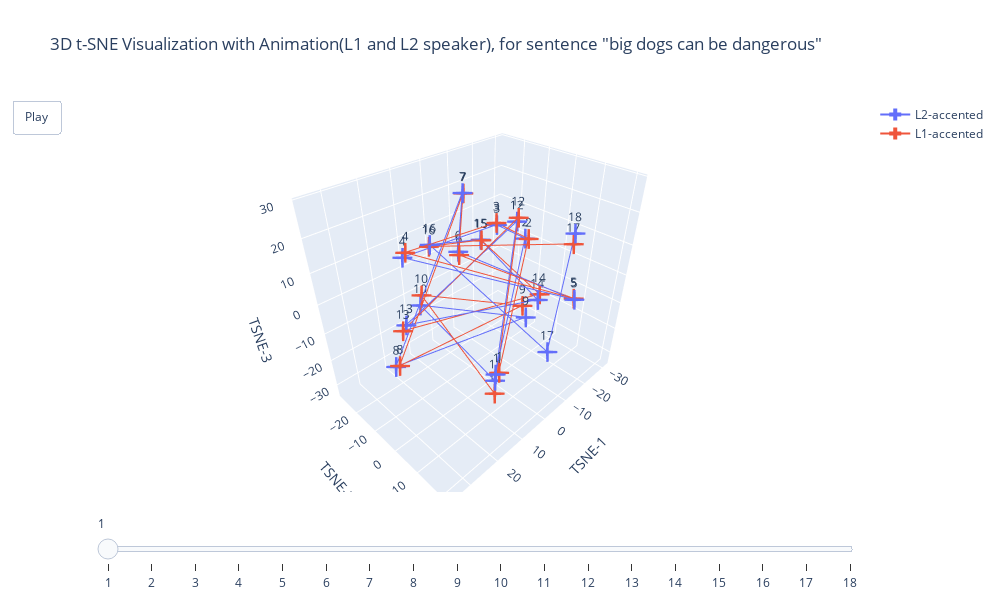

The code cell stored with this chart in its notebook:
### Code cell
import plotly.graph_objects as go


filtered_df = df[(df['ID'].isin(['ALL_005_M_CMN_ENG_HT1', 'ALL_133_M_ENG_ENG_HT1'])) & 
                 (df['Sentence'] == 'big dogs can be dangerous')]


talker_ids = filtered_df['ID'].unique()
talker_data_dict = {talker_id: filtered_df[filtered_df['ID'] == talker_id] for talker_id in talker_ids}


all_x = filtered_df['TSNE-1']
all_y = filtered_df['TSNE-2']
all_z = filtered_df['TSNE-3']

x_range = [all_x.min() - 5, all_x.max() + 5]
y_range = [all_y.min() - 5, all_y.max() + 5]
z_range = [all_z.min() - 5, all_z.max() + 5]


fig = go.Figure()
for talker_id in talker_ids:
    talker_data = talker_data_dict[talker_id]
    point_numbers = [str(i + 1) for i in range(len(talker_data))]
    fig.add_trace(go.Scatter3d(
        x=talker_data['TSNE-1'],
        y=talker_data['TSNE-2'],
        z=talker_data['TSNE-3'],
        mode='lines+markers+text',
        marker=dict(size=10 ,symbol="cross"),
        line=dict(width=2),
        name=list(talker_data['Category'])[0]+'-accented',
        text=[f"{idx+1}" for idx in range(len(talker_data))],
        textposition='top center',
        hoverinfo='text'
    ))


max_time_steps = max(len(talker_data_dict[talker_id]) for talker_id in talker_ids)
frames = []
for i in range(max_time_steps):
    frame_data = []
    for talker_id in talker_ids:
        talker_data = talker_data_dict[talker_id]
        if i < len(talker_data):  
            frame_data.append(go.Scatter3d(
                x=talker_data['TSNE-1'][:i],
                y=talker_data['TSNE-2'][:i],
                z=talker_data['TSNE-3'][:i],
                mode='lines+markers+text',
                marker=dict(size=10 ,symbol="cross"),
                line=dict(width=2),
                name=list(talker_data['Category'])[0]+'-accented',
                text=[f"{idx+1}" for idx in range(len(talker_data))],
                textposition='top center',
                hoverinfo='text'
            ))
    frames.append(go.Frame(data=frame_data, name=str(i+1)))
camera = dict(
    up=dict(x=0, y=0, z=1),
    center=dict(x=0, y=0, z=0),
    eye=dict(x=1.25, y=1.25, z=1.25)
)

fig.update(frames=frames)
fig.update_layout(
    updatemenus=[dict(type='buttons', showactive=False,
                      buttons=[dict(label='Play',
                                    method='animate',
                                    args=[None, dict(frame=dict(duration=500, redraw=True),
                                                     fromcurrent=True, mode='immediate')])])],
    sliders=[dict(steps=[dict(label=str(i+1),
                              method='animate',
                              args=[[str(i+1)], dict(frame=dict(duration=500, redraw=True),
                                                     mode='immediate')]) for i in range(max_time_steps)],
                  active=0)],
    scene_camera=camera,
    scene=dict(
        xaxis=dict(title='TSNE-1', range=x_range),  
        yaxis=dict(title='TSNE-2', range=y_range),  
        zaxis=dict(title='TSNE-3', range=z_range)   
    )
)



fig.update_layout(
    scene_camera=camera,
    scene=dict(
        xaxis=dict(title='TSNE-1', range=x_range),  
        yaxis=dict(title='TSNE-2', range=y_range),  
        zaxis=dict(title='TSNE-3', range=z_range)   
    ),
    title='3D t-SNE Visualization with Animation(L1 and L2 speaker), for sentence "big dogs can be dangerous"',
    width=1000,
    height=600,
)
fig.show()

### Figure 1 — Plotly figure (JSON) as saved in the notebook; plotly's stock layout.template omitted (floating-point values rounded to 4 significant figures)
{"data": [{"hoverinfo": "text", "line": {"width": 2}, "marker": {"size": 10, "symbol": "cross"}, "mode": "lines+markers+text", "name": "L2-accented", "text": ["1", "2", "3", "4", "5", "6", "7", "8", "9", "10", "11", "12", "13", "14", "15", "16", "17", "18"], "textposition": "top center", "type": "scatter3d", "x": [5.076, -27.69, -10.99, 25.76, -14.64, -2.578, -0.2377, 32.19, -15.8, 8.152, 5.038, -22.59, 25.96, -23.85, -18.71, 16.79, -5.981, -13.73], "y": [6.908, -12.7, -9.693, -3.948, 17.94, -17.44, -12.26, -2.237, -0.279, -23.94, 6.733, -12.16, -5.182, -2.247, -24.69, -5.332, 16.88, 16.01], "z": [-23.83, 1.258, 13.18, 20.17, -1.653, 4.807, 25.44, -8.121, -18.09, -12.48, -26.52, 9.321, 0.03371, -16.29, -0.1054, 19.39, -16.09, 18.53]}, {"hoverinfo": "text", "line": {"width": 2}, "marker": {"size": 10, "symbol": "cross"}, "mode": "lines+markers+text", "name": "L1-accented", "text": ["1", "2", "3", "4", "5", "6", "7", "8", "9", "10", "11", "12", "13", "14", "15", "16", "17"], "textposition": "top center", "type": "scatter3d", "x": [3.863, -28.17, -10.85, 25.14, -15.1, -1.435, -1.279, 31.59, -17.33, 7.478, 6.467, -23.28, 27.28, -27.12, -18.57, 16.95, -12.49], "y": [7.195, -11.66, -9.74, -3.528, 17.36, -15.76, -13.12, -1.335, -3.29, -23.86, 8.085, -12.21, -4.913, -4.19, -24.13, -5.469, 16.74], "z": [-23.8, 1.313, 13.86, 21.37, -1.8, 4.83, 24.75, -7.631, -15.77, -8.936, -29.95, 10.37, -0.9266, -16.58, -0.02651, 18.89, 16.23]}], "layout": {"height": 600, "scene": {"camera": {"center": {"x": 0, "y": 0, "z": 0}, "eye": {"x": 1.25, "y": 1.25, "z": 1.25}, "up": {"x": 0, "y": 0, "z": 1}}, "xaxis": {"range": [-33.17, 37.19], "title": {"text": "TSNE-1"}}, "yaxis": {"range": [-29.69, 22.94], "title": {"text": "TSNE-2"}}, "zaxis": {"range": [-34.95, 30.44], "title": {"text": "TSNE-3"}}}, "sliders": [{"active": 0, "steps": [{"args": [["1"], {"frame": {"duration": 500, "redraw": true}, "mode": "immediate"}], "label": "1", "method": "animate"}, {"args": [["2"], {"frame": {"duration": 500, "redraw": true}, "mode": "immediate"}], "label": "2", "method": "animate"}, {"args": [["3"], {"frame": {"duration": 500, "redraw": true}, "mode": "immediate"}], "label": "3", "method": "animate"}, {"args": [["4"], {"frame": {"duration": 500, "redraw": true}, "mode": "immediate"}], "label": "4", "method": "animate"}, {"args": [["5"], {"frame": {"duration": 500, "redraw": true}, "mode": "immediate"}], "label": "5", "method": "animate"}, {"args": [["6"], {"frame": {"duration": 500, "redraw": true}, "mode": "immediate"}], "label": "6", "method": "animate"}, {"args": [["7"], {"frame": {"duration": 500, "redraw": true}, "mode": "immediate"}], "label": "7", "method": "animate"}, {"args": [["8"], {"frame": {"duration": 500, "redraw": true}, "mode": "immediate"}], "label": "8", "method": "animate"}, {"args": [["9"], {"frame": {"duration": 500, "redraw": true}, "mode": "immediate"}], "label": "9", "method": "animate"}, {"args": [["10"], {"frame": {"duration": 500, "redraw": true}, "mode": "immediate"}], "label": "10", "method": "animate"}, {"args": [["11"], {"frame": {"duration": 500, "redraw": true}, "mode": "immediate"}], "label": "11", "method": "animate"}, {"args": [["12"], {"frame": {"duration": 500, "redraw": true}, "mode": "immediate"}], "label": "12", "method": "animate"}, {"args": [["13"], {"frame": {"duration": 500, "redraw": true}, "mode": "immediate"}], "label": "13", "method": "animate"}, {"args": [["14"], {"frame": {"duration": 500, "redraw": true}, "mode": "immediate"}], "label": "14", "method": "animate"}, {"args": [["15"], {"frame": {"duration": 500, "redraw": true}, "mode": "immediate"}], "label": "15", "method": "animate"}, {"args": [["16"], {"frame": {"duration": 500, "redraw": true}, "mode": "immediate"}], "label": "16", "method": "animate"}, {"args": [["17"], {"frame": {"duration": 500, "redraw": true}, "mode": "immediate"}], "label": "17", "method": "animate"}, {"args": [["18"], {"frame": {"duration": 500, "redraw": true}, "mode": "immediate"}], "label": "18", "method": "animate"}]}], "title": {"text": "3D t-SNE Visualization with Animation(L1 and L2 speaker), for sentence \"big dogs can be dangerous\""}, "updatemenus": [{"buttons": [{"args": [null, {"frame": {"duration": 500, "redraw": true}, "fromcurrent": true, "mode": "immediate"}], "label": "Play", "method": "animate"}], "showactive": false, "type": "buttons"}], "width": 1000}}
